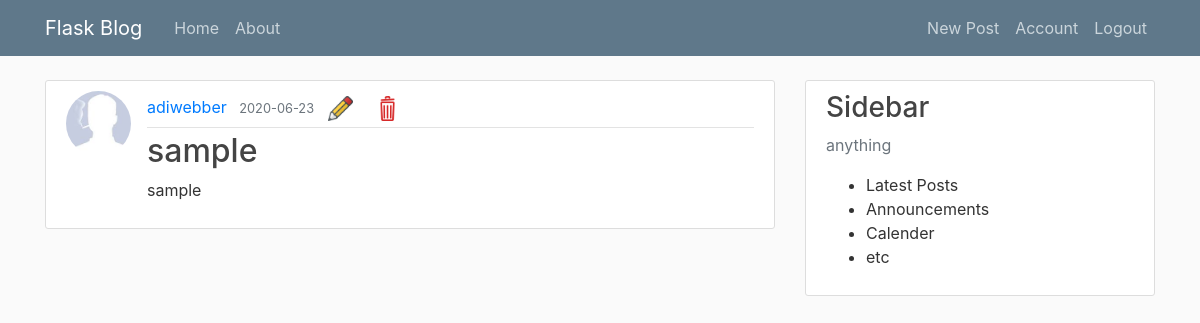
The app's page /post/3 (signed in) with its own data.
### flaskblog/models.py (models this page shows, shortened)
class User(db.Model, UserMixin):
    id = db.Column(db.Integer, primary_key=True)
    username = db.Column(db.String(20), unique=True, nullable=False)
    email = db.Column(db.String(120), unique=True, nullable=False)
    image_file = db.Column(db.String(20), nullable=False, default='default.jpg')
    password = db.Column(db.String(60), nullable=False)
    posts = db.relationship('Post', backref='author', lazy=True)

class Post(db.Model):
    id = db.Column(db.Integer, primary_key=True)
    title = db.Column(db.String(100), nullable=False)
    date_posted = db.Column(db.DateTime, nullable=False, default=datetime.utcnow)
    content = db.Column(db.Text, nullable=False)
    user_id = db.Column(db.Integer, db.ForeignKey('user.id'), nullable=False)

### flaskblog/routes.py (the view)
@app.route('/post/<int:post_id>')
def post(post_id):
    post = Post.query.get_or_404(post_id)
    return render_template('post.html', title=post.title, post=post)

### flaskblog/models.py (called while the page is built)
@login_manager.user_loader
def load_user(user_id):
    return User.query.get(int(user_id))

### flaskblog/templates/post.html (shortened to what this page needs)
{% extends 'layout.html' %}
{% block content %}
    <article class="media content-section">
        <img class="rounded-circle article-img" src="{{ url_for('static', filename='profile_pics/' + post.author.image_file )}}">
        <div class="media-body">
            <div class="article-metadata">
            <a class="mr-2" href="#">{{ post.author.username }}</a>
            <small class="text-muted">{{ post.date_posted.strftime('%Y-%m-%d') }}</small>
            {% if(post.author == current_user) %}
                <a class="btn btn-sm" href="{{ url_for('update_post', post_id=post.id) }}">
                  <img width="25" height="25" src="{{ url_for('static', filename= 'insi/pencil.png') }}">
                </a>
                <button class="btn btn-sm" data-toggle="modal" data-target="#deleteModal">
                  <img width="25" height="25" src="{{ url_for('static', filename= 'insi/recycle-bin.png') }}">
                </button>
            {% endif %}
            </div>
            <h2 class="article-title">{{ post.title }}</h2>
            <p class="article-content">{{ post.content }}</p>
        </div>
    </article>
{% endblock content %}

### flaskblog/static/main.css (style rules this page uses)
body { background: #fafafa; color: #333333; margin-top: 5rem; }
h1, h2, h3, h4, h5, h6 { color: #444444; }
.content-section { background: #ffffff; padding: 10px 20px; border: 1px solid #dddddd; border-radius: 3px; margin-bottom: 20px; }
.article-title { color: #444444; }
.article-content { white-space: pre-line; }
.article-img { height: 65px; width: 65px; margin-right: 16px; }
.article-metadata { padding-bottom: 1px; margin-bottom: 4px; border-bottom: 1px solid #e3e3e3 }

### records on screen
User: image_file (placeholder picture), author.username "adiwebber"
Post: date_posted "2020-06-23", title "sample", content "sample"
